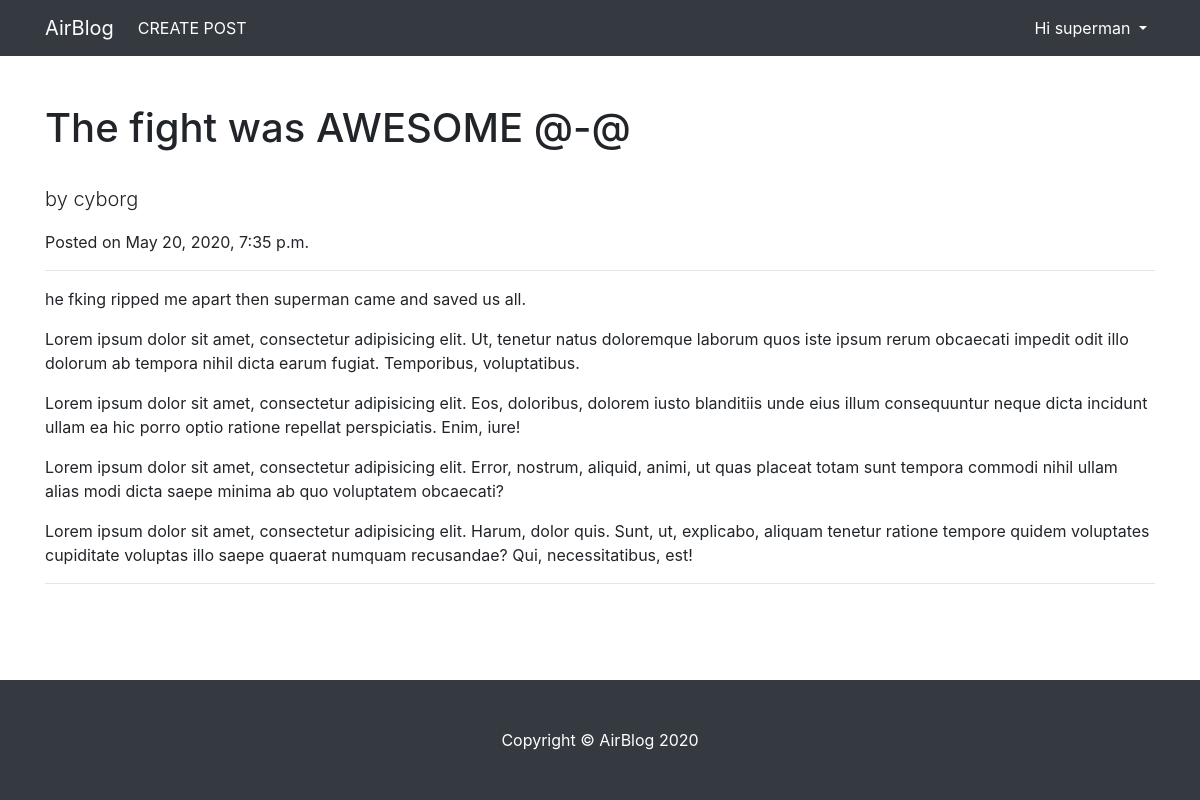
Page /relations/5/detail (signed in) on the earlier database version.
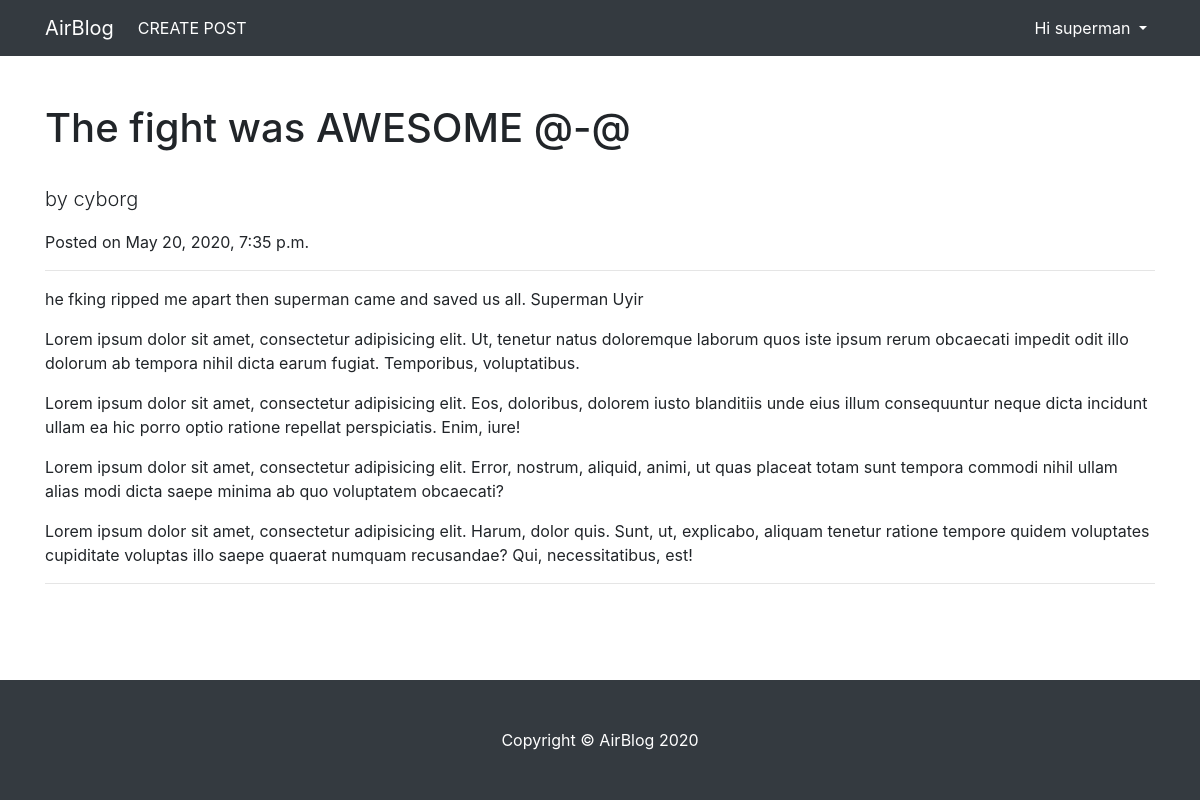
Same page on the later database version.
### relations/models.py (models this page shows, shortened)
class relativity(models.Model):
    author = models.ForeignKey(User, on_delete=models.CASCADE)
    title = models.CharField(max_length=50)
    desc  = models.TextField(max_length=100)
    tech  = models.CharField(max_length=50)
    time  = models.DateTimeField(auto_now_add=True)

### relations/views.py (the view)
# urls.py: path('<int:pk>/detail', RetriveThePost.as_view() ,name ="detail"),
class RetriveThePost(PostObjectMixin,LoginRequiredMixin,View):
    template_name="relations/retrivepost.html"
    login_url = "authbasic:signin"
    def get(self,request,id=None,*args, **kwargs):
        content = {}
        obj = self.get_object()
        if obj is not None:
            form = TheEditorUpdater(instance=obj)
            content['obj'] = obj
        return render(request,self.template_name,content)

### relations/views.py (called while the page is built)
    def get_object(self):
        pk = self.kwargs.get("pk")
        obj = None
        if id is not None:
            obj = get_object_or_404(self.model,pk=pk)
        return obj

### templates/relations/retrivepost.html (shortened to what this page needs)
{% extends 'myblog/base.html' %}
{% load static %}
{% block body %}
<div>
  <h1 class="mt-4">{{obj.title}}</h1><br>
  <p class="lead">
    by
    {{obj.author.username}} &nbsp;
  </p>
  <p>Posted on {{obj.time}}</p>
  <hr>
  <p>
    {{obj.desc}}
  </p>
  <p>
    Lorem ipsum dolor sit amet, consectetur adipisicing elit. Ut, tenetur natus
    doloremque laborum quos iste ipsum rerum obcaecati impedit odit illo dolorum
    ab tempora nihil dicta earum fugiat. Temporibus, voluptatibus.
  </p>
  <p>
    Lorem ipsum dolor sit amet, consectetur adipisicing elit. Eos, doloribus,
    dolorem iusto blanditiis unde eius illum consequuntur neque dicta incidunt
    ullam ea hic porro optio ratione repellat perspiciatis. Enim, iure!
  </p>
  <p>
    Lorem ipsum dolor sit amet, consectetur adipisicing elit. Error, nostrum,
    aliquid, animi, ut quas placeat totam sunt tempora commodi nihil ullam alias
    modi dicta saepe minima ab quo voluptatem obcaecati?
  </p>
  <p>
    Lorem ipsum dolor sit amet, consectetur adipisicing elit. Harum, dolor quis.
    Sunt, ut, explicabo, aliquam tenetur ratione tempore quidem voluptates
    cupiditate voluptas illo saepe quaerat numquam recusandae? Qui,
    necessitatibus, est!
  </p>
  <hr />
</div>
{% endblock body %}

Differences in the rows shown:
changed relativity "The fight was AWESOME @-@": desc "he fking ripped me apart then superman came and saved us all." → "he fking ripped me apart then superman came and saved us all. Superman Uyir"
